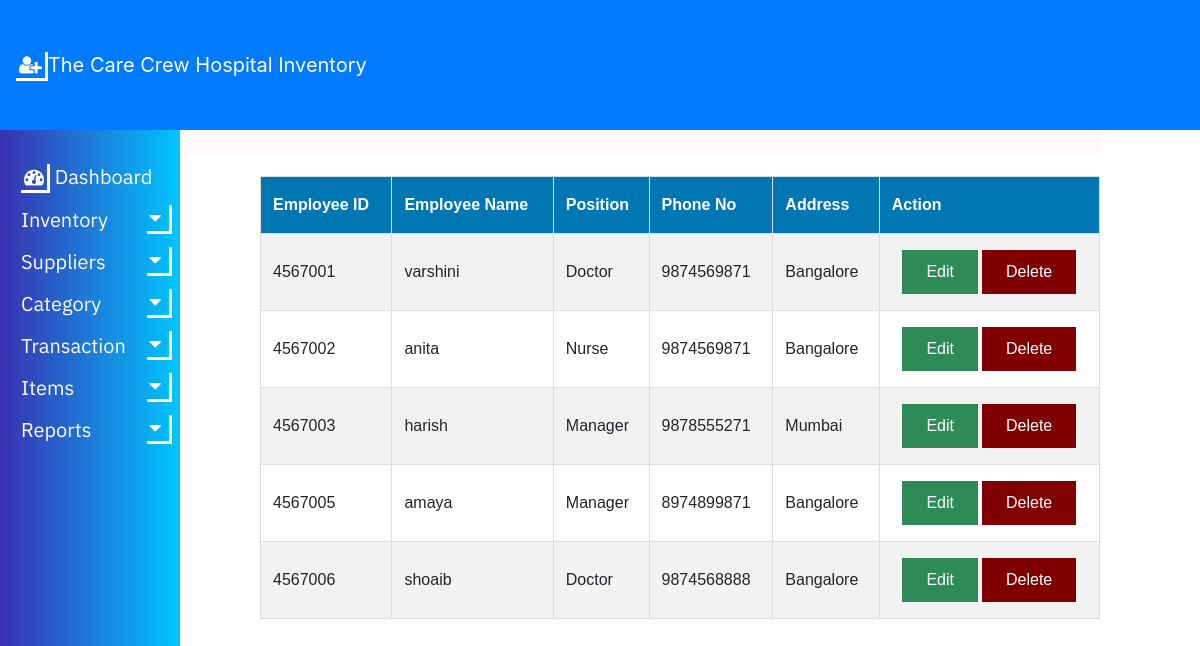
The app's page /HIMS/employees-view.php with its own data.
### tables this page shows
CREATE TABLE `employees` (
  `EMP_ID` decimal(7,0) NOT NULL,
  `E_NAME` varchar(20) NOT NULL,
  `E_POS` varchar(30) NOT NULL,
  `E_ADDRESS` varchar(30) NOT NULL,
  `E_PHONE` varchar(30) NOT NULL
);

### HIMS/employees-view.php (the view, shortened to what this page needs)
<?php
include 'common.php';
?>
<!DOCTYPE html>
<html>
<head>
<link rel="stylesheet" type="text/css" href="table1.css">
<link rel="stylesheet" type="text/css" href="nav2.css">
<body>
<nav class="navbar navbar-expand-lg navbar-dark bg-primary fixed-top">
        <a class="navbar-brand" href="#"><i class="fa fa-user-plus"></i>The Care Crew Hospital Inventory </a>
        <div class="collapse navbar-collapse" id="navbarSupportedContent">
        </div>
    </nav>
	<center>
	<div class="head">
	<h2> EMPLOYEES LIST</h2>
	</div>
	</center>
	<table align="right" id="table1" style="margin-right:100px;">
		<tr>
			<th>Employee ID</th>
			<th>Employee Name</th>
			<th>Position</th>
			<th>Phone No</th>
			<th>Address</th>
			<th>Action</th>
</tr>
	<?php
	include "config.php";
	$sql = "SELECT EMP_ID,E_NAME,E_POS,E_PHONE,E_ADDRESS FROM employees";
	$result = $conn->query($sql);
	if ($result->num_rows > 0) {
	while($row = $result->fetch_assoc()) {
	echo "<tr>";
		echo "<td>" . $row["EMP_ID"]. "</td>";
		echo "<td>" . $row["E_NAME"] . "</td>";
		echo "<td>" . $row["E_POS"]. "</td>";
		echo "<td>" . $row["E_PHONE"]. "</td>";
		echo "<td>" . $row["E_ADDRESS"]. "</td>";
		echo "<td align=center>";
		echo "<a class='button1 edit-btn' href=employees-update.php?id=".$row['EMP_ID'].">Edit</a>";
		echo "<a class='button1 del-btn' href=employees-delete.php?id=".$row['EMP_ID'].">Delete</a>";
		echo "</td>";
	echo "</tr>";
	}
	echo "</table>";
	}
	?>
</body>
</html>

### HIMS/nav2.css (style rules this page uses)
i { border: solid white; border-width: 0 3px 3px 0; display: inline-block; padding: 3px; }
div.head { width: 78%; font-family: Arial; background-color: #fffafa; color: #06427e; float: right; margin-top: -1px; margin-right: 100px; margin-left: 0px; top: 0; right: 0; overflow: auto; margin-top: 20px; padding: 15px; border-radius: 8px; }
#table1 { margin-top: 20px; }
body { padding-top: 60px; }

### HIMS/table1.css (style rules this page uses)
#table1 { font-family: Arial, sans-serif; border-collapse: collapse; margin-top: 50px; margin-right: 25px; width: 70%; }
#table1 td, #table1 th { border: 1px solid #ddd; padding: 12px; }
#table1 tr:nth-child(even) { background-color: #f2f2f2; }
#table1 th { padding-top: 16px; padding-bottom: 16px; text-align: left; background-color: #0077b3; color: white; }
.button1 { border: none; color: white; padding: 10px 24px; text-align: center; text-decoration: none; display: inline-block; margin: 4px 2px; cursor: pointer; }
.edit-btn { background-color: #2E8B57; }
.del-btn { background-color: #800000; }

### records on screen
employees: EMP_ID "4567001", E_NAME "varshini", E_POS "Doctor", E_PHONE "9874569871", E_ADDRESS "Bangalore"
employees: EMP_ID "4567002", E_NAME "anita", E_POS "Nurse", E_PHONE "9874569871", E_ADDRESS "Bangalore"
employees: EMP_ID "4567003", E_NAME "harish", E_POS "Manager", E_PHONE "9878555271", E_ADDRESS "Mumbai"
employees: EMP_ID "4567005", E_NAME "amaya", E_POS "Manager", E_PHONE "8974899871", E_ADDRESS "Bangalore"
employees: EMP_ID "4567006", E_NAME "shoaib", E_POS "Doctor", E_PHONE "9874568888", E_ADDRESS "Bangalore"
